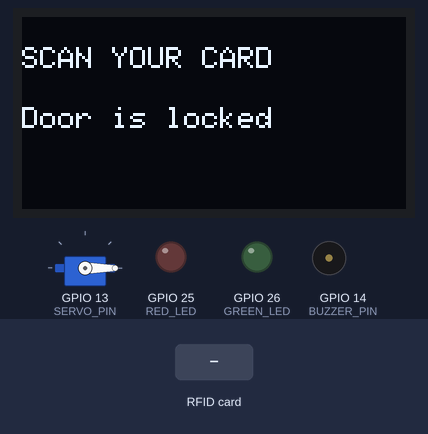
A sketch run on a simulated ESP32. On the bench: 128×64 one-colour display, servo, output pins drawn as LEDs (lit = HIGH), buzzer (waves = sounding). The test bench sets the inputs (shaded band). EEPROM starts erased; what the sketch prints to the serial monitor is not drawn.

Above: at 1.3 s.
1.4 s: RFID card 01 02 03 04 held to the reader
At 2.6 s:
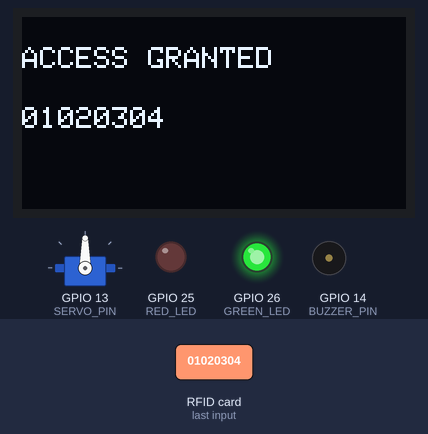
3.0 s: RFID card 5E 7A 19 C4 held to the reader
At 4.2 s:
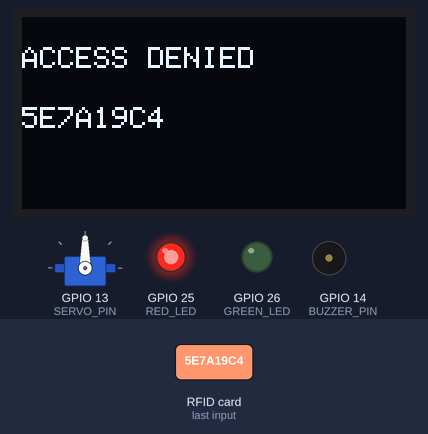
5.9 s: RFID card 5E 7A 19 C4 held to the reader
At 7.0 s:
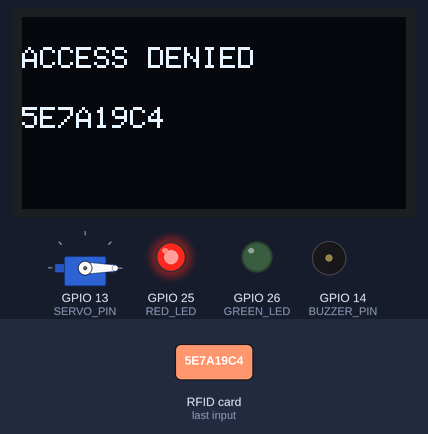
7.9 s: RFID card 5E 7A 19 C4 held to the reader
At 9.6 s:
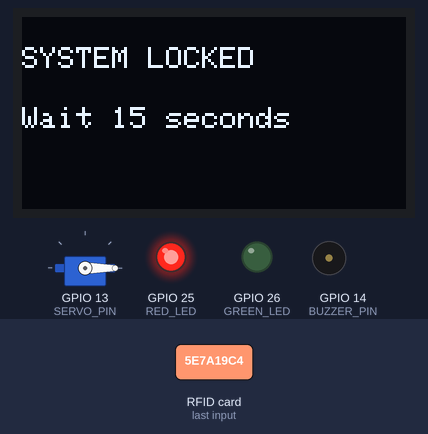
9.9 s: RFID card 01 02 03 04 held to the reader
At 10.4 s:
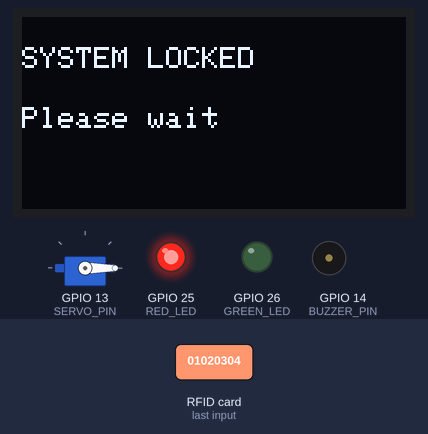
Timing chart, 0 to 24.4 s (numbered marks = the images above; inputs shaded):
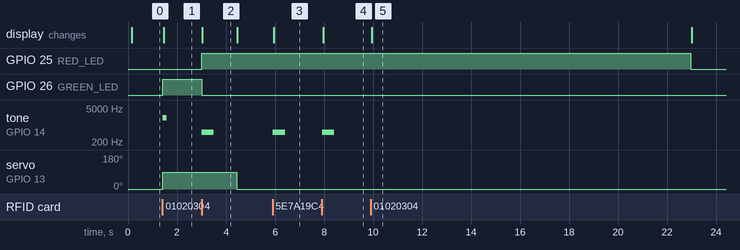

The sketch:

sketch_1_.ino
```cpp
#include <SPI.h>
#include <MFRC522.h>
#include <ESP32Servo.h>
#include <Wire.h>
#include <Adafruit_GFX.h>
#include <Adafruit_SSD1306.h>
#include <Preferences.h>

// ---------------- PIN CONFIGURATION ----------------

#define RFID_SS       5
#define RFID_RST      27

#define SERVO_PIN     13
#define GREEN_LED     26
#define RED_LED       25
#define BUZZER_PIN    14

#define OLED_SDA      21
#define OLED_SCL      22

// ---------------- SETTINGS ----------------

#define SCREEN_WIDTH  128
#define SCREEN_HEIGHT 64

const int LOCKED_ANGLE = 0;
const int UNLOCKED_ANGLE = 90;

const unsigned long UNLOCK_DURATION = 3000;
const unsigned long LOCKOUT_DURATION = 15000;
const int MAX_FAILED_ATTEMPTS = 3;

// ---------------- OBJECTS ----------------

MFRC522 rfid(RFID_SS, RFID_RST);
Servo doorServo;
Adafruit_SSD1306 display(
  SCREEN_WIDTH, SCREEN_HEIGHT, &Wire, -1
);
Preferences preferences;

// ---------------- VARIABLES ----------------

String authorizedCards;

int failedAttempts = 0;

unsigned long lockoutUntil = 0;
unsigned long unlockUntil = 0;

bool doorUnlocked = false;
bool oledReady = false;

// ---------------- DISPLAY ----------------

void showMessage(String line1, String line2 = "") {
  if (!oledReady) return;

  display.clearDisplay();
  display.setTextColor(SSD1306_WHITE);
  display.setTextSize(1);

  display.setCursor(0, 10);
  display.println(line1);

  display.setCursor(0, 30);
  display.println(line2);

  display.display();
}

// ---------------- AUDIT LOGGER ----------------

// Uptime timestamp: HH:MM:SS since ESP32 boot.
// This is not a real calendar timestamp.

String getTimestamp() {
  unsigned long totalSeconds = millis() / 1000;

  unsigned long hours = totalSeconds / 3600;
  unsigned long minutes = (totalSeconds / 60) % 60;
  unsigned long seconds = totalSeconds % 60;

  char timestamp[20];

  snprintf(
    timestamp, sizeof(timestamp),
    "%02lu:%02lu:%02lu",
    hours, minutes, seconds
  );

  return String(timestamp);
}

void auditLog(String event, String uid) {
  Serial.print("[");
  Serial.print(getTimestamp());
  Serial.print("] ");
  Serial.print(event);
  Serial.print(" | UID: ");
  Serial.println(uid);
}

// ---------------- UID HANDLING ----------------

// Converts 01:02:03:04 into 01020304.
// Also accepts spaces and hyphens.

String normalizeUID(String input) {
  input.trim();
  input.toUpperCase();

  String result = "";

  for (unsigned int i = 0; i < input.length(); i++) {
    char c = input.charAt(i);

    if (c == ':' || c == '-' || c == ' ') {
      continue;
    }

    if (!isHexadecimalDigit(c)) {
      return "";
    }

    result += c;
  }

  return result;
}

String readCardUID() {
  String uid = "";

  for (byte i = 0; i < rfid.uid.size; i++) {
    char hexByte[3];

    snprintf(
      hexByte, sizeof(hexByte),
      "%02X", rfid.uid.uidByte[i]
    );

    uid += hexByte;
  }

  return uid;
}

bool validUID(String uid) {
  // Common UID lengths: 4, 7 or 10 bytes.
  if (uid.length() != 8 &&
      uid.length() != 14 &&
      uid.length() != 20) {
    return false;
  }

  return true;
}

// ---------------- CREDENTIAL STORAGE ----------------

// Exact token matching avoids partial UID matches.

bool isAuthorized(String uid) {
  int start = 0;

  while (start < authorizedCards.length()) {
    int comma = authorizedCards.indexOf(',', start);

    String card;

    if (comma == -1) {
      card = authorizedCards.substring(start);
      start = authorizedCards.length();
    } else {
      card = authorizedCards.substring(start, comma);
      start = comma + 1;
    }

    card.trim();

    if (card == uid) {
      return true;
    }
  }

  return false;
}

void saveCredentials() {
  preferences.putString("cards", authorizedCards);
}

void addCard(String uid) {
  uid = normalizeUID(uid);

  if (!validUID(uid)) {
    Serial.println("Invalid UID format.");
    return;
  }

  if (isAuthorized(uid)) {
    Serial.println("Card already registered.");
    return;
  }

  if (authorizedCards.length() > 0) {
    authorizedCards += ",";
  }

  authorizedCards += uid;
  saveCredentials();

  auditLog("ADMIN_CARD_ADDED", uid);
  Serial.println("Card saved to ESP32 NVS.");
}

void removeCard(String uid) {
  uid = normalizeUID(uid);

  if (!validUID(uid)) {
    Serial.println("Invalid UID format.");
    return;
  }

  if (!isAuthorized(uid)) {
    Serial.println("Card not found.");
    return;
  }

  String updatedCards = "";
  int start = 0;

  while (start < authorizedCards.length()) {
    int comma = authorizedCards.indexOf(',', start);

    String card;

    if (comma == -1) {
      card = authorizedCards.substring(start);
      start = authorizedCards.length();
    } else {
      card = authorizedCards.substring(start, comma);
      start = comma + 1;
    }

    card.trim();

    if (card != uid) {
      if (updatedCards.length() > 0) {
        updatedCards += ",";
      }

      updatedCards += card;
    }
  }

  authorizedCards = updatedCards;
  saveCredentials();

  auditLog("ADMIN_CARD_REMOVED", uid);
  Serial.println("Card removed.");
}

void listCards() {
  Serial.println("Authorized UIDs:");

  if (authorizedCards.length() == 0) {
    Serial.println("(none)");
    return;
  }

  int start = 0;

  while (start < authorizedCards.length()) {
    int comma = authorizedCards.indexOf(',', start);

    if (comma == -1) {
      Serial.println(authorizedCards.substring(start));
      break;
    }

    Serial.println(authorizedCards.substring(start, comma));
    start = comma + 1;
  }
}

// ---------------- DOOR CONTROL ----------------

void lockDoor() {
  doorServo.write(LOCKED_ANGLE);
  doorUnlocked = false;
  unlockUntil = 0;

  digitalWrite(GREEN_LED, LOW);

  auditLog("DOOR_LOCKED", "-");
}

void unlockDoor(String uid) {
  doorServo.write(UNLOCKED_ANGLE);

  doorUnlocked = true;
  unlockUntil = millis() + UNLOCK_DURATION;

  digitalWrite(GREEN_LED, HIGH);
  digitalWrite(RED_LED, LOW);

  tone(BUZZER_PIN, 2000, 150);

  showMessage("ACCESS GRANTED", uid);

  auditLog("ACCESS_GRANTED", uid);
}

void denyAccess(String uid) {
  digitalWrite(GREEN_LED, LOW);
  digitalWrite(RED_LED, HIGH);

  tone(BUZZER_PIN, 500, 500);

  showMessage("ACCESS DENIED", uid);

  auditLog("ACCESS_DENIED", uid);

  failedAttempts++;

  Serial.print("Failed attempts: ");
  Serial.println(failedAttempts);

  if (failedAttempts >= MAX_FAILED_ATTEMPTS) {
    lockoutUntil = millis() + LOCKOUT_DURATION;

    digitalWrite(RED_LED, HIGH);

    showMessage("SYSTEM LOCKED", "Wait 15 seconds");

    auditLog("LOCKOUT_STARTED", "-");

    Serial.println(
      "Too many failures. RFID access blocked for 15 seconds."
    );
  }
}

// ---------------- SERIAL ADMIN COMMANDS ----------------

// Commands in Serial Monitor:
// ADD 01020304
// REMOVE 01020304
// LIST
// HELP
//
// Simulation/demo only: USB serial commands are NOT
// authenticated and must not be used as production admin access.

void printHelp() {
  Serial.println();
  Serial.println("=== RFID ACCESS CONTROL ===");
  Serial.println("ADD 01020304    Register a card");
  Serial.println("REMOVE 01020304 Remove a card");
  Serial.println("LIST            List authorized UIDs");
  Serial.println("HELP            Show commands");
  Serial.println("===========================");
  Serial.println();
}

void handleSerialCommands() {
  if (!Serial.available()) return;

  String command = Serial.readStringUntil('\n');
  command.trim();

  String upperCommand = command;
  upperCommand.toUpperCase();

  if (upperCommand == "HELP") {
    printHelp();
    return;
  }

  if (upperCommand == "LIST") {
    listCards();
    return;
  }

  if (upperCommand.startsWith("ADD ")) {
    addCard(command.substring(4));
    return;
  }

  if (upperCommand.startsWith("REMOVE ")) {
    removeCard(command.substring(7));
    return;
  }

  Serial.println("Unknown command. Type HELP.");
}

// ---------------- SETUP ----------------

void setup() {
  Serial.begin(115200);

  pinMode(GREEN_LED, OUTPUT);
  pinMode(RED_LED, OUTPUT);
  pinMode(BUZZER_PIN, OUTPUT);

  digitalWrite(GREEN_LED, LOW);
  digitalWrite(RED_LED, LOW);
  digitalWrite(BUZZER_PIN, LOW);

  // OLED initialization
  Wire.begin(OLED_SDA, OLED_SCL);

  oledReady = display.begin(
    SSD1306_SWITCHCAPVCC, 0x3C
  );

  if (oledReady) {
    showMessage("RFID DOOR LOCK", "Initializing...");
  } else {
    Serial.println("OLED not detected; continuing.");
  }

  // Servo initialization
  doorServo.setPeriodHertz(50);
  doorServo.attach(SERVO_PIN, 500, 2400);
  doorServo.write(LOCKED_ANGLE);

  // RFID initialization
  SPI.begin(18, 19, 23, RFID_SS);

  rfid.PCD_Init();

  // Persistent authorized-card storage
  preferences.begin("rfidlock", false);

  authorizedCards = preferences.getString("cards", "");

  // Default demo card: 01:02:03:04
  // Initialize only if no saved credential list exists.
  if (!preferences.isKey("cards")) {
    authorizedCards = "01020304";
    saveCredentials();
  }

  Serial.println();
  Serial.println("ESP32 RFID Access Control Started.");
  Serial.println("Default demo UID: 01020304");
  Serial.println("Serial baud rate: 115200");

  printHelp();

  showMessage("SCAN YOUR CARD", "Door is locked");

  auditLog("SYSTEM_STARTED", "-");
}

// ---------------- MAIN LOOP ----------------

void loop() {
  handleSerialCommands();

  // Automatically relock after the unlock period.
  if (doorUnlocked &&
      (int32_t)(millis() - unlockUntil) >= 0) {
    lockDoor();
    showMessage("SCAN YOUR CARD", "Door is locked");
  }

  // End temporary lockout.
  if (lockoutUntil != 0 &&
      (int32_t)(millis() - lockoutUntil) >= 0) {
    lockoutUntil = 0;
    failedAttempts = 0;

    digitalWrite(RED_LED, LOW);

    auditLog("LOCKOUT_ENDED", "-");

    showMessage("SCAN YOUR CARD", "Ready");
  }

  // Check for a newly presented RFID card.
  if (!rfid.PICC_IsNewCardPresent()) {
    delay(5);
    return;
  }

  if (!rfid.PICC_ReadCardSerial()) {
    delay(5);
    return;
  }

  String uid = readCardUID();

  Serial.print("Card detected: ");
  Serial.println(uid);

  if (lockoutUntil != 0) {
    auditLog("ACCESS_BLOCKED_LOCKOUT", uid);

    showMessage("SYSTEM LOCKED", "Please wait");
  } else if (isAuthorized(uid)) {
    failedAttempts = 0;
    unlockDoor(uid);
  } else {
    denyAccess(uid);
  }

  // End the current RFID communication session.
  rfid.PICC_HaltA();
  rfid.PCD_StopCrypto1();

  delay(100);
}
```

Measured:
- after the input at 1.4 s, GPIO 26 (GREEN_LED): LOW → HIGH at once; tone on GPIO 14 (BUZZER_PIN): silent → 2000 Hz at once, → silent 0.15 s later; servo on GPIO 13 (SERVO_PIN): 0° → 90° at once; the display: changes after 0.05 s (image 1)
- after the input at 3.0 s, GPIO 25 (RED_LED): LOW → HIGH at once; GPIO 26 (GREEN_LED): HIGH → LOW after 0.01 s instead of 1.4 s; tone on GPIO 14 (BUZZER_PIN): silent → 500 Hz at once, → silent 0.50 s later; the display: changes at once (image 2)
- after the input at 5.9 s, tone on GPIO 14 (BUZZER_PIN): silent → 500 Hz at once, → silent 0.50 s later; the display: changes at once (image 3)
- after the input at 7.9 s, tone on GPIO 14 (BUZZER_PIN): silent → 500 Hz at once, → silent 0.50 s later; the display: changes after 0.07 s (image 4)
- after the input at 9.9 s, the display: changes after 0.05 s (image 5)
- what the display in image 2 shows lasts 1.5 s, from 3.0 s to 4.5 s
